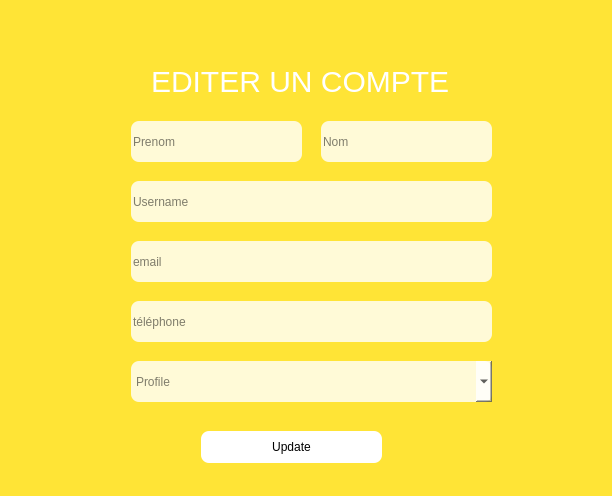
<?xml version="1.0" encoding="UTF-8"?>
<ui version="4.0">
 <class>Dialog</class>
 <widget class="QDialog" name="Dialog">
  <property name="geometry">
   <rect>
    <x>0</x>
    <y>0</y>
    <width>612</width>
    <height>496</height>
   </rect>
  </property>
  <property name="windowTitle">
   <string>Dialog</string>
  </property>
  <property name="styleSheet">
   <string notr="true">background-color: #FFE436;</string>
  </property>
  <layout class="QHBoxLayout" name="horizontalLayout">
   <item>
    <widget class="QWidget" name="widget" native="true">
     <property name="styleSheet">
      <string notr="true">background-color: #FFE436;</string>
     </property>
     <widget class="QLineEdit" name="username_fielde">
      <property name="geometry">
       <rect>
        <x>120</x>
        <y>170</y>
        <width>361</width>
        <height>41</height>
       </rect>
      </property>
      <property name="styleSheet">
       <string notr="true">border-radius:8px;
color:black;
background-color:rgba(255,255,255,0.8)

</string>
      </property>
      <property name="placeholderText">
       <string>Username</string>
      </property>
     </widget>
     <widget class="QLineEdit" name="email_fielde">
      <property name="geometry">
       <rect>
        <x>120</x>
        <y>230</y>
        <width>361</width>
        <height>41</height>
       </rect>
      </property>
      <property name="styleSheet">
       <string notr="true">border-radius:8px;
color:black;
background-color:rgba(255,255,255,0.8)

</string>
      </property>
      <property name="placeholderText">
       <string>email</string>
      </property>
     </widget>
     <widget class="QPushButton" name="btn_update">
      <property name="geometry">
       <rect>
        <x>190</x>
        <y>420</y>
        <width>181</width>
        <height>32</height>
       </rect>
      </property>
      <property name="styleSheet">
       <string notr="true">QPushButton{
background-color:#fff;
border-top-left-radius:8px;
border-bottom-left-radius:8px;
color:#000;
font:77 21pt &quot;metropolis&quot;;
border-radius:8px;
}

</string>
      </property>
      <property name="text">
       <string>Update</string>
      </property>
     </widget>
     <widget class="QLineEdit" name="name_fielde">
      <property name="geometry">
       <rect>
        <x>310</x>
        <y>110</y>
        <width>171</width>
        <height>41</height>
       </rect>
      </property>
      <property name="styleSheet">
       <string notr="true">border-radius:8px;
color:black;
background-color:rgba(255,255,255,0.8)

</string>
      </property>
      <property name="placeholderText">
       <string>Nom</string>
      </property>
     </widget>
     <widget class="QComboBox" name="profile_combo">
      <property name="geometry">
       <rect>
        <x>120</x>
        <y>350</y>
        <width>361</width>
        <height>41</height>
       </rect>
      </property>
      <property name="styleSheet">
       <string notr="true">border-radius:8px;
color:black;
background-color:rgba(255,255,255,0.8)

</string>
      </property>
      <property name="placeholderText">
       <string>Profile</string>
      </property>
     </widget>
     <widget class="QLabel" name="label_7">
      <property name="geometry">
       <rect>
        <x>140</x>
        <y>50</y>
        <width>341</width>
        <height>41</height>
       </rect>
      </property>
      <property name="styleSheet">
       <string notr="true">background-color:none;
border:none;
font:90 30pt &quot;metropolis&quot;;
font-size:30px;
color:white</string>
      </property>
      <property name="text">
       <string>EDITER UN COMPTE</string>
      </property>
     </widget>
     <widget class="QLineEdit" name="tel_fielde">
      <property name="geometry">
       <rect>
        <x>120</x>
        <y>290</y>
        <width>361</width>
        <height>41</height>
       </rect>
      </property>
      <property name="styleSheet">
       <string notr="true">border-radius:8px;
color:black;
background-color:rgba(255,255,255,0.8)

</string>
      </property>
      <property name="placeholderText">
       <string>téléphone</string>
      </property>
     </widget>
     <widget class="QLineEdit" name="prenom_filde">
      <property name="geometry">
       <rect>
        <x>120</x>
        <y>110</y>
        <width>171</width>
        <height>41</height>
       </rect>
      </property>
      <property name="autoFillBackground">
       <bool>false</bool>
      </property>
      <property name="styleSheet">
       <string notr="true">border-radius:8px;
color:black;
background-color:rgba(255,255,255,0.8)

</string>
      </property>
      <property name="placeholderText">
       <string>Prenom</string>
      </property>
     </widget>
    </widget>
   </item>
  </layout>
 </widget>
 <resources/>
 <connections/>
</ui>
